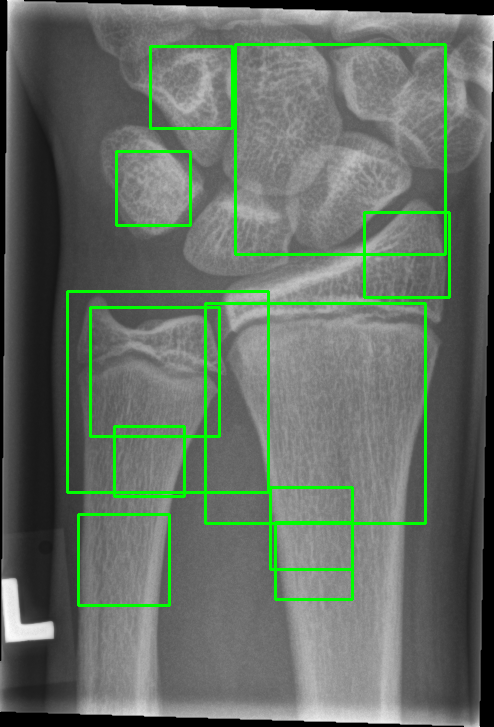
#> input picture haar_training/results2/0001_1297860395_01_WRI-L1_M014.png, 494 x 727 px
$ python -i thresholding.py   (imports and definitions only)
#> lines starting #> are read from the running program, lines starting #| are printed output that depends on the picture; after the words box and inside, x2 and y2 are one past the last pixel; in counts of white or black regions, pixels touching at a corner belong together
import cv2
import matplotlib.pyplot as plt
import numpy as np

class ImageThresholding:
    def __init__(self, blur=False,
                blur_kernel=5,
                thresholding_method = 'otsu',
                thesh_value=32000,
                max_value=65535,
                block_size=11,
                C=2):
        self.blur = blur
        self.blur_kernel = blur_kernel
        self.img = None
        self.thresh_value = thesh_value
        self.max_value = max_value
        self.block_size = block_size
        self.C = C
        self.current_img_path = None
        self.method = thresholding_method

    def __call__(self, img):
        if self.method == 'global':
            return self.global_thresholding(img)
        elif self.method == 'adaptive_mean':
            return self.adaptive_mean_thresholding(img)
        elif self.method == 'adaptive_gaussian':
            return self.adaptive_gaussian_thresholding(img)
        elif self.method == 'otsu':
            return self.otsu_thresholding(img)
        elif self.method == 'triangle':
            return self.triangle_thresholding(img)
        elif self.method == 'peak':
            return self.peak_thresholding(img)
        else:
            print('No thresholding method selected')
            return img

    def load_img(self, img_path):
        if img_path == self.current_img_path:
            return self.img
        self.current_img_path = img_path
        self.img = cv2.imread(img_path, cv2.IMREAD_UNCHANGED)
        self.img = cv2.medianBlur(self.img, self.blur_kernel) if self.blur else self.img
        return self.img

    def global_thresholding(self, img):
        self.img = self.load_img(img) if type(img) is str else img
        self.img = self.img.astype(np.uint8)
        ret, th1 = cv2.threshold(self.img, self.thresh_value, self.max_value, cv2.THRESH_BINARY)
        return th1

    def adaptive_mean_thresholding(self, img):
        self.img = self.load_img(img) if type(img) is str else img
        self.img = self.img.astype(np.uint8)
        th2 = cv2.adaptiveThreshold(self.img, self.max_value, cv2.ADAPTIVE_THRESH_MEAN_C, cv2.THRESH_BINARY, self.block_size, self.C)
        return th2

    def adaptive_gaussian_thresholding(self, img):
        self.img = self.load_img(img) if type(img) is str else img
        self.img = self.img.astype(np.uint8)
        th3 = cv2.adaptiveThreshold(self.img, self.max_value, cv2.ADAPTIVE_THRESH_GAUSSIAN_C, cv2.THRESH_BINARY, self.block_size, self.C)
        return th3

    def otsu_thresholding(self, img):
        self.img = self.load_img(img) if type(img) is str else img
        self.img = self.img.astype(np.uint8)
        _, th1 = cv2.threshold(self.img, 0, self.max_value, cv2.THRESH_BINARY+cv2.THRESH_OTSU)
        return th1

    def triangle_thresholding(self, img):
        self.img = self.load_img(img) if type(img) is str else img
        self.img = self.img.astype(np.uint8)
        _, th1 = cv2.threshold(self.img, 0, self.max_value, cv2.THRESH_BINARY+cv2.THRESH_TRIANGLE)
        return th1

    def peak_thresholding(self, img):
        self.img = self.load_img(img) if type(img) is str else img
        self.img = self.img.astype(np.uint8)
        plt.hist(self.img)
        plt.show()
        # the idea is to get a threshold by picking peaks in the histogram. but the histogram is pretty noisy so ther needs to be some smoothing or smth
        return self.img

    def display_images(self, images, titles):
        for i in range(len(images)):
            plt.subplot(2,3,i+1),plt.imshow(images[i],'gray')
            plt.title(titles[i])
            plt.xticks([]),plt.yticks([])
        plt.show()

# [16 lines not run here, left out]

>>> import cv2
>>> picture = cv2.imread('../haar_training/results2/0001_1297860395_01_WRI-L1_M014.png', cv2.IMREAD_GRAYSCALE)
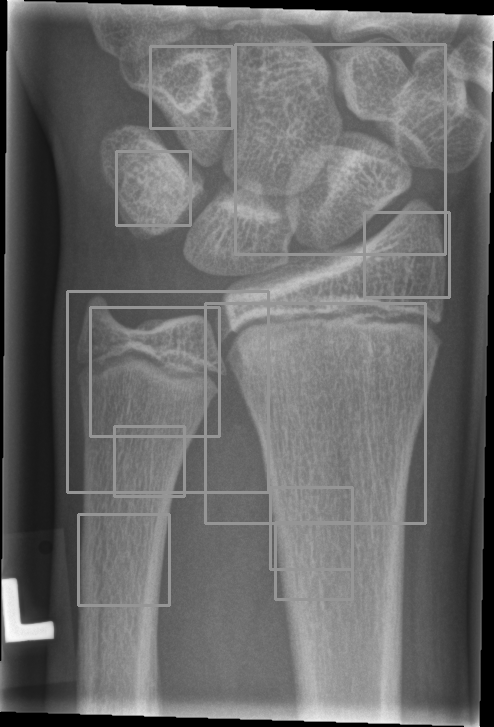
#> picture: shape (727, 494); min 0, max 255, mean 106
>>> result = ImageThresholding()(picture)
#> in otsu_thresholding, `_, th1 = cv2.threshold(self.img, 0, self.max_value, cv2.THRESH_BINARY+..`:
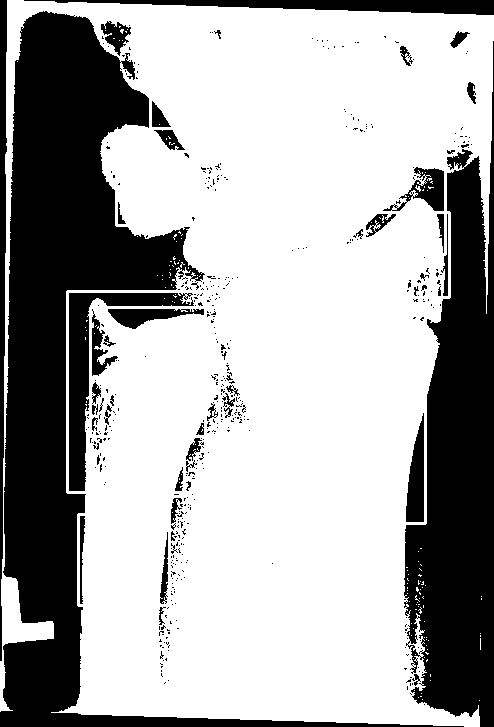
#> th1: shape (727, 494); 67% white; 468 black regions (417 under 20 px), largest, box (x1, y1, x2, y2) and area: (0, 11, 464, 727) 62434, (404, 41, 494, 727) 35363, (69, 293, 194, 491) 4823

$ run again, on haar_training/results2/0004_0542630449_01_WRI-L1_M003.png
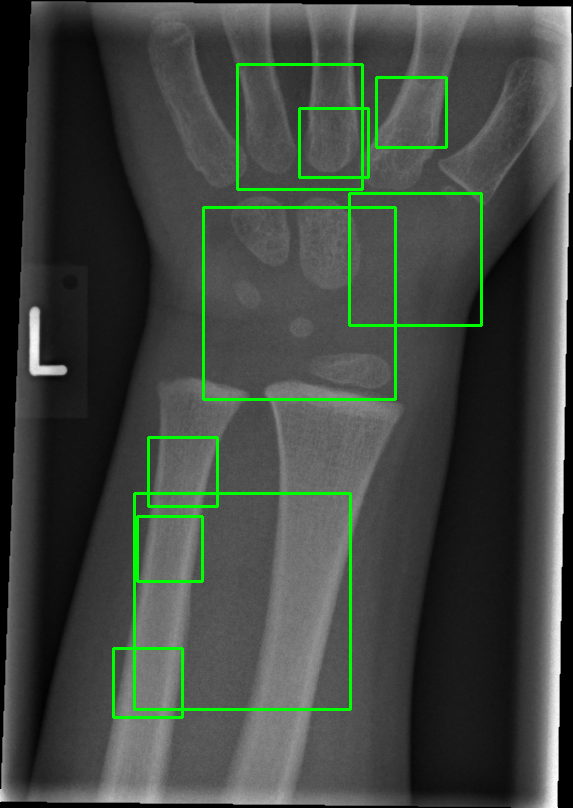
#> input picture haar_training/results2/0004_0542630449_01_WRI-L1_M003.png, 573 x 808 px
#> `picture = cv2.imread('../haar_training/results2/0001_1297860395_01_WRI..`:
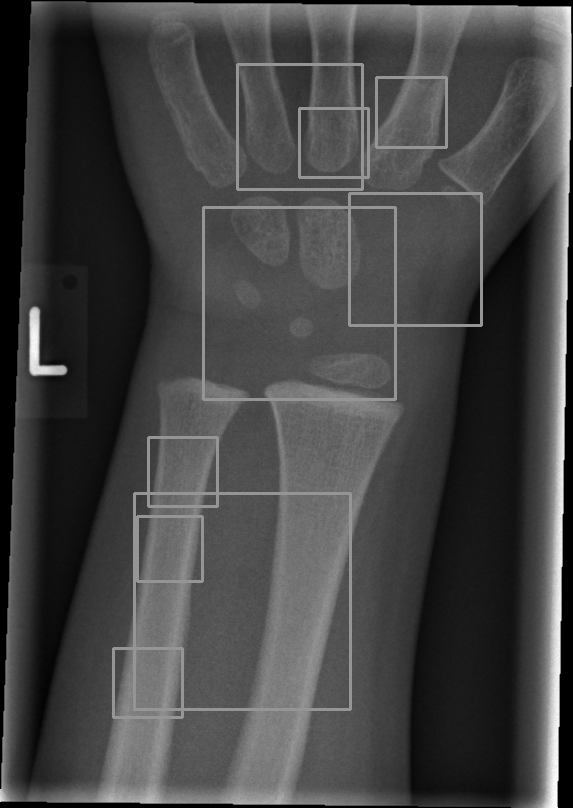
#> picture: shape (808, 573); min 0, max 255, mean 68.8
#> in otsu_thresholding, `_, th1 = cv2.threshold(self.img, 0, self.max_value, cv2.THRESH_BINARY+..`:
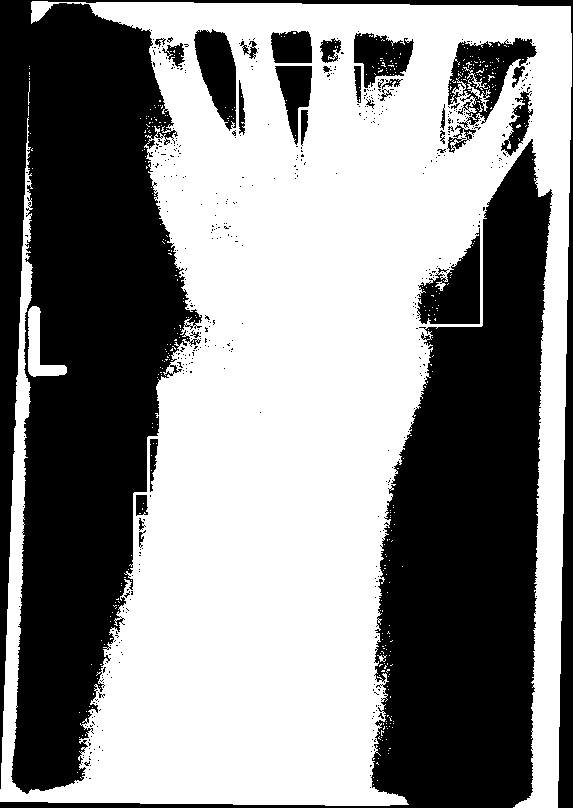
#> th1: shape (808, 573); 54.9% white; 508 black regions (477 under 20 px), largest, box (x1, y1, x2, y2) and area: (0, 0, 573, 808) 110464, (0, 139, 553, 808) 79743, (448, 38, 537, 128) 3563

$ run again, on haar_training/results2/0004_0542630513_01_WRI-L2_M003.png
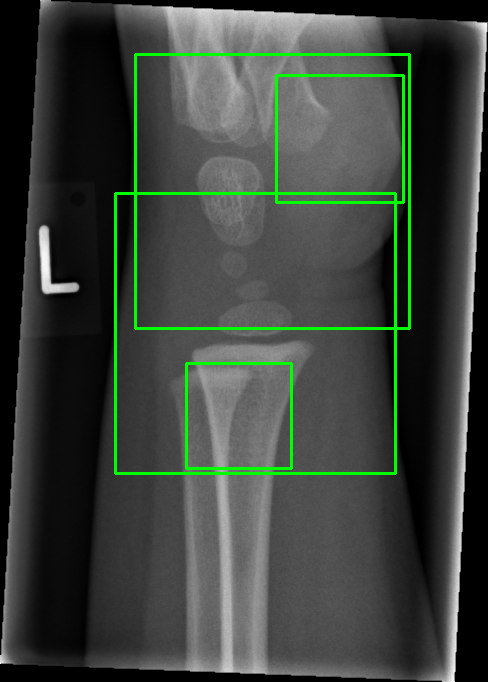
#> input picture haar_training/results2/0004_0542630513_01_WRI-L2_M003.png, 488 x 682 px
#> `picture = cv2.imread('../haar_training/results2/0001_1297860395_01_WRI..`:
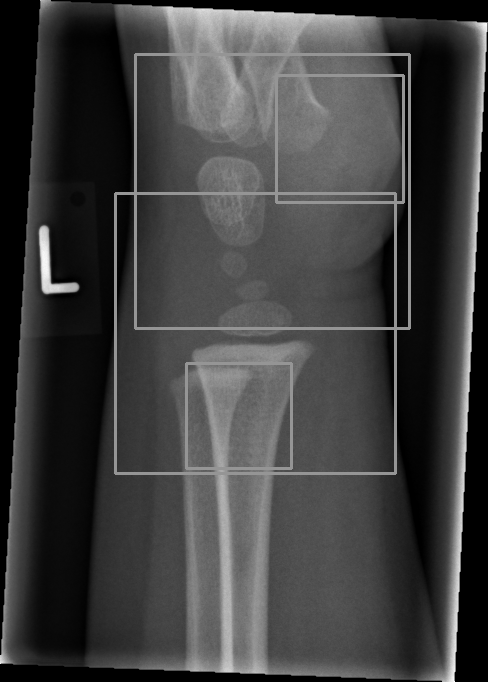
#> picture: shape (682, 488); min 0, max 255, mean 63.4
#> in otsu_thresholding, `_, th1 = cv2.threshold(self.img, 0, self.max_value, cv2.THRESH_BINARY+..`:
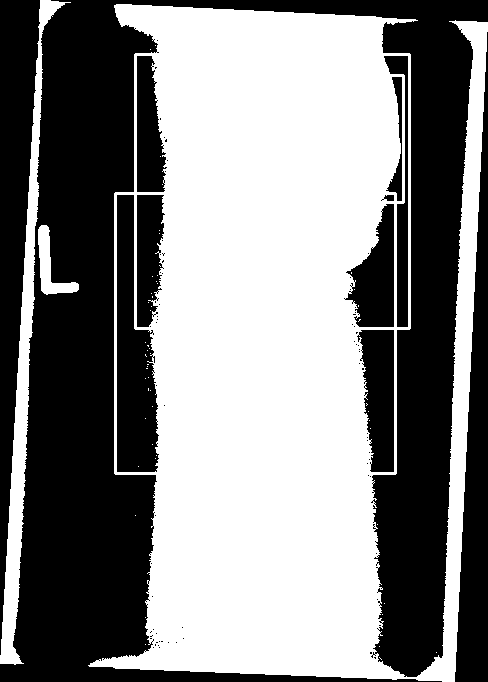
#> th1: shape (682, 488); 52% white; 80 black regions (69 under 20 px), largest, box (x1, y1, x2, y2) and area: (0, 0, 488, 682) 111600, (0, 0, 40, 655) 13333, (455, 32, 488, 682) 10890

$ run again, on haar_training/results2/0008_1128992395_01_WRI-L1_M005.png
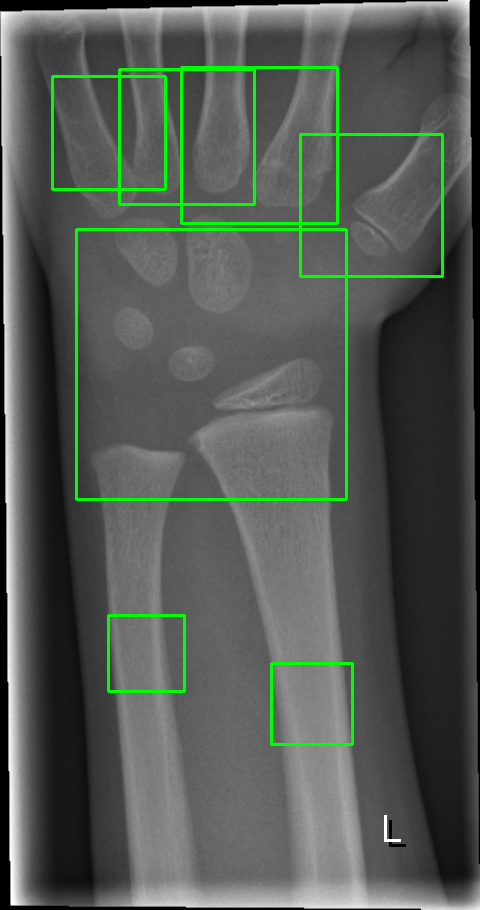
#> input picture haar_training/results2/0008_1128992395_01_WRI-L1_M005.png, 480 x 910 px
#> `picture = cv2.imread('../haar_training/results2/0001_1297860395_01_WRI..`:
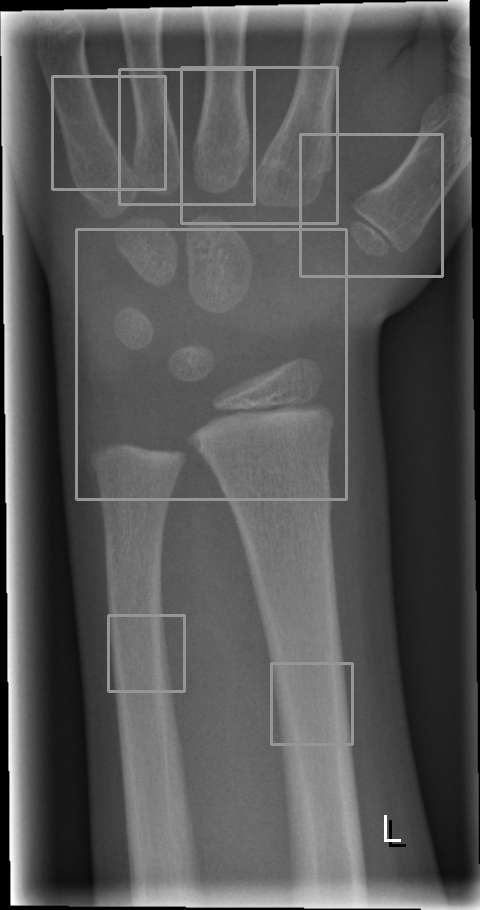
#> picture: shape (910, 480); min 0, max 255, mean 87.3
#> in otsu_thresholding, `_, th1 = cv2.threshold(self.img, 0, self.max_value, cv2.THRESH_BINARY+..`:
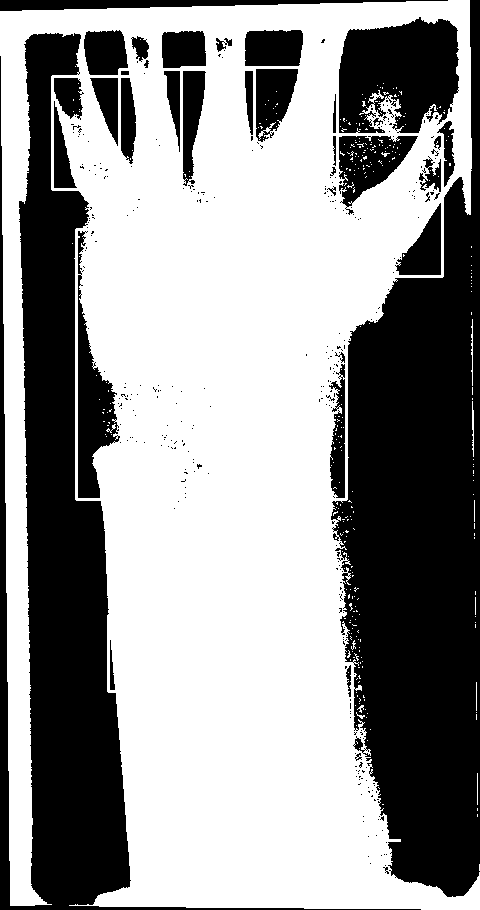
#> th1: shape (910, 480); 58.9% white; 335 black regions (299 under 20 px), largest, box (x1, y1, x2, y2) and area: (331, 0, 480, 897) 78075, (0, 33, 421, 910) 60536, (339, 17, 459, 133) 10847
